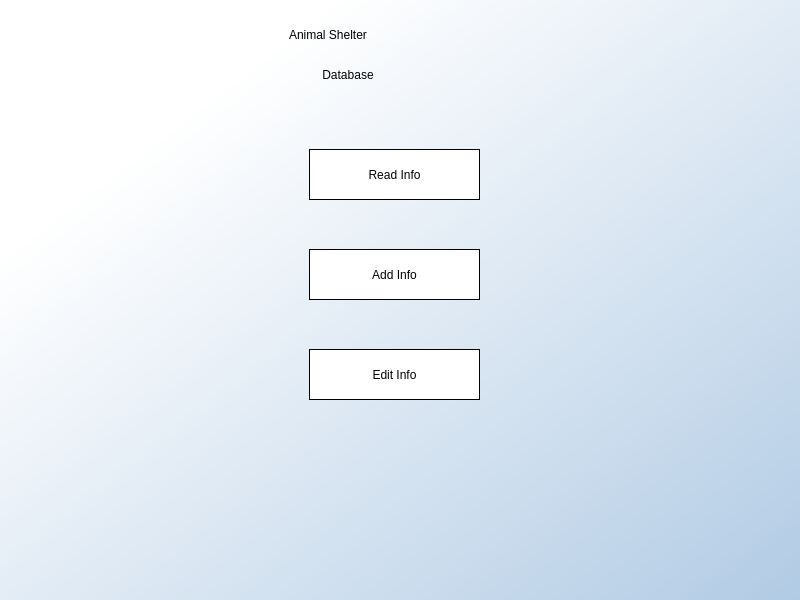
<?xml version="1.0" encoding="UTF-8"?>
<ui version="4.0">
 <class>Dialog</class>
 <widget class="QDialog" name="Dialog">
  <property name="geometry">
   <rect>
    <x>0</x>
    <y>0</y>
    <width>800</width>
    <height>600</height>
   </rect>
  </property>
  <property name="windowTitle">
   <string>Dialog</string>
  </property>
  <widget class="QWidget" name="widget" native="true">
   <property name="geometry">
    <rect>
     <x>-1</x>
     <y>-1</y>
     <width>801</width>
     <height>601</height>
    </rect>
   </property>
   <property name="styleSheet">
    <string notr="true">
QWidget#widget{ background-color:qlineargradient(spread:pad, x1:1, y1:1, x2:0.0115909, y2:0.034, stop:0 rgba(177, 203, 228, 255), stop:0.806818 rgba(255, 255, 255, 255), stop:1 rgba(255, 255, 255, 255))}

</string>
   </property>
   <widget class="QLabel" name="label">
    <property name="geometry">
     <rect>
      <x>290</x>
      <y>20</y>
      <width>221</width>
      <height>31</height>
     </rect>
    </property>
    <property name="styleSheet">
     <string notr="true">font: 25 28pt &quot;Calibri Light&quot;;</string>
    </property>
    <property name="text">
     <string>Animal Shelter </string>
    </property>
   </widget>
   <widget class="QLabel" name="label_2">
    <property name="geometry">
     <rect>
      <x>320</x>
      <y>60</y>
      <width>141</width>
      <height>31</height>
     </rect>
    </property>
    <property name="styleSheet">
     <string notr="true">font: 25 28pt &quot;Calibri Light&quot;;</string>
    </property>
    <property name="text">
     <string> Database</string>
    </property>
   </widget>
   <widget class="QPushButton" name="ReadB">
    <property name="geometry">
     <rect>
      <x>310</x>
      <y>150</y>
      <width>171</width>
      <height>51</height>
     </rect>
    </property>
    <property name="layoutDirection">
     <enum>Qt::LeftToRight</enum>
    </property>
    <property name="autoFillBackground">
     <bool>false</bool>
    </property>
    <property name="styleSheet">
     <string notr="true">background-color:rgb(255, 255, 255);

font: 25 16pt &quot;Microsoft YaHei UI Light&quot;;
border: 1px solid;

</string>
    </property>
    <property name="text">
     <string>Read Info</string>
    </property>
   </widget>
   <widget class="QWidget" name="gridLayoutWidget">
    <property name="geometry">
     <rect>
      <x>269</x>
      <y>50</y>
      <width>41</width>
      <height>411</height>
     </rect>
    </property>
    <layout class="QGridLayout" name="gridLayout"/>
   </widget>
   <widget class="QPushButton" name="WriteB">
    <property name="geometry">
     <rect>
      <x>310</x>
      <y>250</y>
      <width>171</width>
      <height>51</height>
     </rect>
    </property>
    <property name="layoutDirection">
     <enum>Qt::LeftToRight</enum>
    </property>
    <property name="autoFillBackground">
     <bool>false</bool>
    </property>
    <property name="styleSheet">
     <string notr="true">background-color:rgb(255, 255, 255);

font: 25 16pt &quot;Microsoft YaHei UI Light&quot;;
border: 1px solid;

</string>
    </property>
    <property name="text">
     <string>Add Info</string>
    </property>
   </widget>
   <widget class="QWidget" name="gridLayoutWidget_2">
    <property name="geometry">
     <rect>
      <x>450</x>
      <y>200</y>
      <width>41</width>
      <height>51</height>
     </rect>
    </property>
    <layout class="QGridLayout" name="gridLayout_2"/>
   </widget>
   <widget class="QPushButton" name="EditB">
    <property name="geometry">
     <rect>
      <x>310</x>
      <y>350</y>
      <width>171</width>
      <height>51</height>
     </rect>
    </property>
    <property name="layoutDirection">
     <enum>Qt::LeftToRight</enum>
    </property>
    <property name="autoFillBackground">
     <bool>false</bool>
    </property>
    <property name="styleSheet">
     <string notr="true">background-color:rgb(255, 255, 255);

font: 25 16pt &quot;Microsoft YaHei UI Light&quot;;
border: 1px solid;

</string>
    </property>
    <property name="text">
     <string>Edit Info</string>
    </property>
   </widget>
   <widget class="QWidget" name="gridLayoutWidget_3">
    <property name="geometry">
     <rect>
      <x>450</x>
      <y>300</y>
      <width>41</width>
      <height>51</height>
     </rect>
    </property>
    <layout class="QGridLayout" name="gridLayout_3"/>
   </widget>
   <widget class="QWidget" name="gridLayoutWidget_4">
    <property name="geometry">
     <rect>
      <x>0</x>
      <y>581</y>
      <width>801</width>
      <height>20</height>
     </rect>
    </property>
    <layout class="QGridLayout" name="gridLayout_4"/>
   </widget>
   <widget class="QWidget" name="gridLayoutWidget_5">
    <property name="geometry">
     <rect>
      <x>0</x>
      <y>520</y>
      <width>16</width>
      <height>80</height>
     </rect>
    </property>
    <layout class="QGridLayout" name="gridLayout_5"/>
   </widget>
  </widget>
 </widget>
 <resources/>
 <connections/>
</ui>
